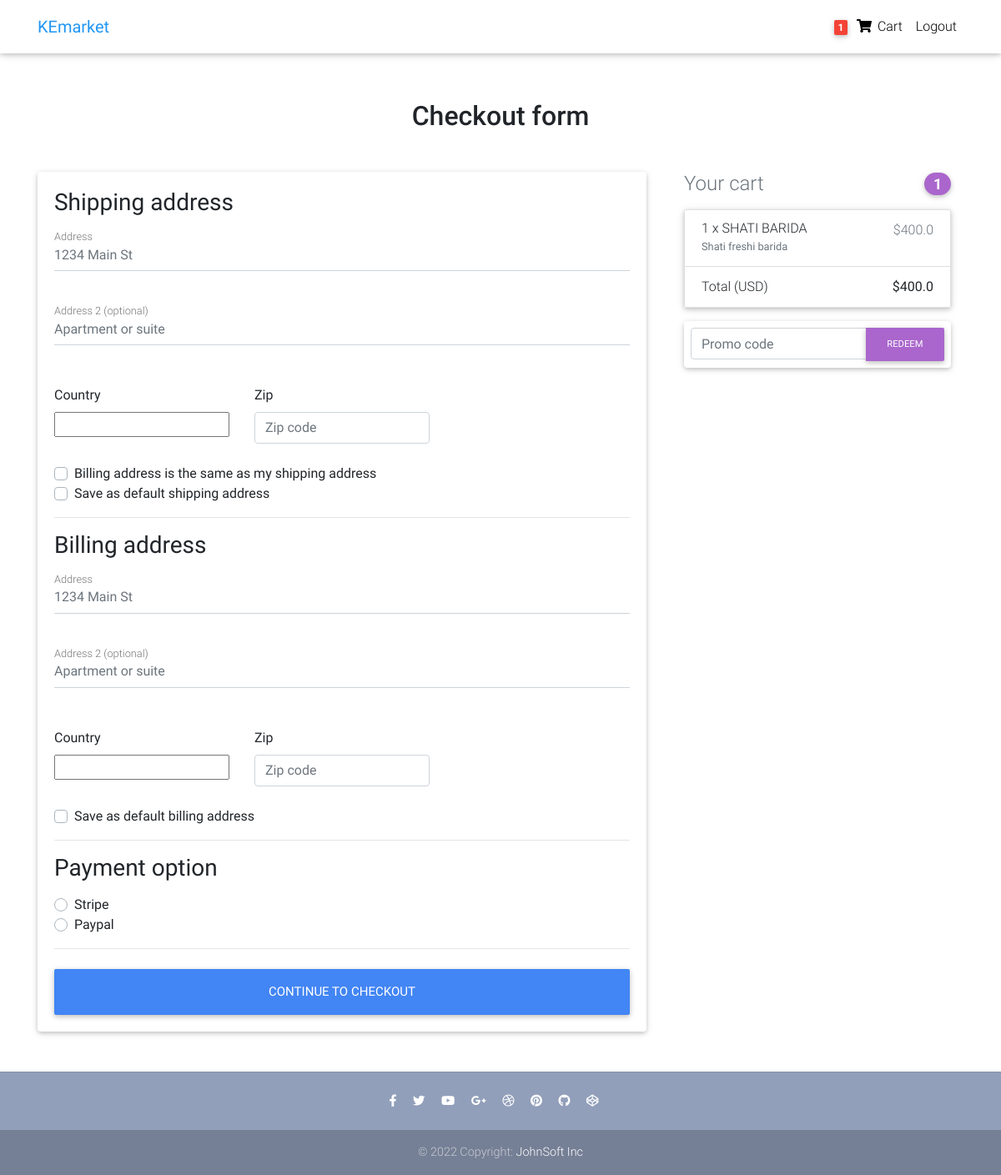
Before: /checkout/ (signed in) with the older database file.
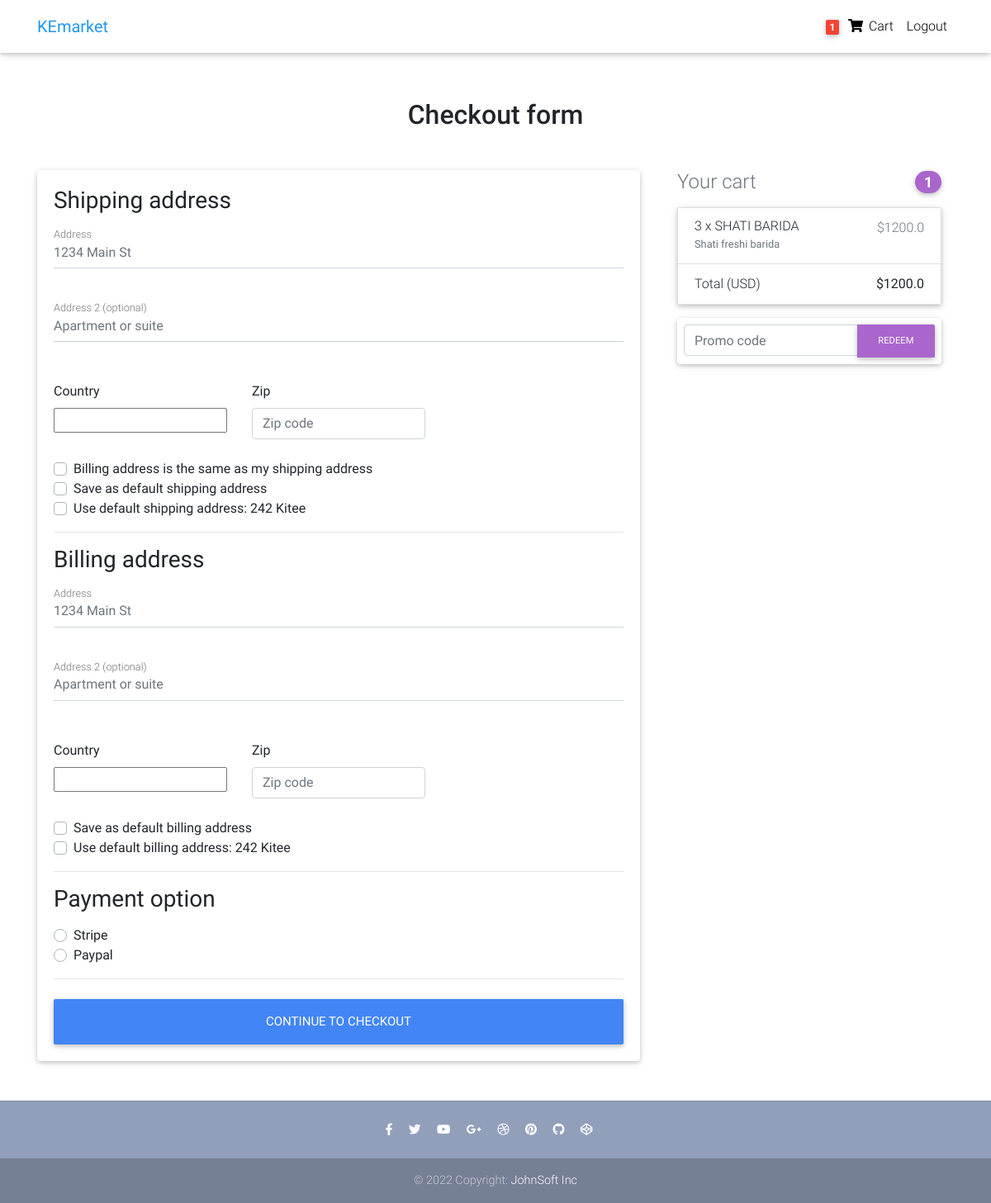
After: the same page with the newer database file.
### core/models.py (models this page shows, shortened)
class OrderItem(models.Model):
    user = models.ForeignKey(
        settings.AUTH_USER_MODEL, on_delete=models.CASCADE)
    ordered = models.BooleanField(default=False)
    item = models.ForeignKey(Item, on_delete=models.CASCADE)
    quantity = models.IntegerField(default=1)
    def get_total_item_price(self):
        return self.quantity * self.item.price
    def get_final_price(self):
        if self.item.discount_price:
            return self.get_total_item_discount_price()
        return self.get_total_item_price()

class Item(models.Model):
    title = models.CharField(max_length=100)
    price = models.FloatField()
    discount_price = models.FloatField(blank=True, null=True)
    category = models.CharField(choices=CATEGORY_CHOICES, max_length=2)
    label = models.CharField(choices=LABEL_CHOICES, max_length=2)
    slug = models.SlugField()
    description = models.TextField()
    image = models.ImageField()

class Order(models.Model):
    user = models.ForeignKey(
        settings.AUTH_USER_MODEL, on_delete=models.CASCADE)
    ref_code = models.CharField(max_length=20, blank=True, null=True)
    items = models.ManyToManyField(OrderItem)
    start_date = models.DateTimeField(auto_now_add=True)
    ordered_date = models.DateTimeField()
    ordered = models.BooleanField(default=False)
    billing_address = models.ForeignKey(
        'Address', related_name='billing_address', on_delete=models.SET_NULL, blank=True, null=True)
    shipping_address = models.ForeignKey(
        'Address', related_name='shipping_address', on_delete=models.SET_NULL, blank=True, null=True)
    payment = models.ForeignKey(
        'Payment', on_delete=models.SET_NULL, blank=True, null=True)
    coupon = models.ForeignKey(
        'Coupon', on_delete=models.SET_NULL, blank=True, null=True)
    being_delivered = models.BooleanField(default=False)
    received = models.BooleanField(default=False)
    refund_requested = models.BooleanField(default=False)
    refund_granted = models.BooleanField(default=False)
    '''
    Process flow:
    1. Adding item to the cart.
    2. Checkout - adding a billing address. (check for failed checkouts)
    3. Payment.
    (Preprocessing, processing, packaging etc)
    4. Track if order is being delivered.
    5. Track if order has been received.
    6. Refunds.
    '''
    def get_total_price(self):
        total = 0
        for order_item in self.items.all():
            total+=order_item.get_final_price()
        if self.coupon:
            total-=self.coupon.amount
        return total

class Address(models.Model):
    user = models.ForeignKey(
        settings.AUTH_USER_MODEL, on_delete=models.CASCADE)
    street_address = models.CharField(max_length=100)
    apartment_address = models.CharField(max_length=100)
    country = CountryField(multiple=False)
    zip = models.CharField(max_length=100)
    address_type = models.CharField(max_length=1, choices=ADDRESS_CHOICES)
    default = models.BooleanField(default=False)
    class Meta:
        verbose_name_plural = 'Addresses'

### core/views.py (the view, shortened to what this page needs)
# urls.py: path('checkout/', CheckoutView.as_view(), name='checkout'),
class CheckoutView(View):
    def get(self, *args, **kwargs):
        try:
            order = Order.objects.get(user=self.request.user, ordered=False)
            form = CheckOutForm()
            context = {
                'form': form,
                'couponform': CouponForm(),
                'order': order,
                'DISPLAY_COUPON_FORM': True
            }
            shipping_address_qs = Address.objects.filter(
                user=self.request.user,
                address_type='S',
                default=True
            )
            if shipping_address_qs.exists():
                context.update(
                    {'default_shipping_address': shipping_address_qs[0]}
                )
            billing_address_qs = Address.objects.filter(
                user=self.request.user,
                address_type='B',
                default=True
            )
            if billing_address_qs.exists():
                context.update(
                    {'default_billing_address': billing_address_qs[0]}
                )
            return render(self.request, "checkout-page.html", context)
        except ObjectDoesNotExist:
            messages.info(request, "You do not have an active order.")
            return redirect("core:checkout")

### core/forms.py
class CheckOutForm(forms.Form):
    shipping_address = forms.CharField(required=False)
    shipping_address2 = forms.CharField(required=False)
    shipping_country = CountryField(blank_label='(select country)').formfield(
        required=False,
        widget=CountrySelectWidget(attrs={
        'class': 'custom-select d-block w-100'}))
    shipping_zip = forms.CharField(required=False)
    billing_address = forms.CharField(required=False)
    billing_address2 = forms.CharField(required=False)
    billing_country = CountryField(blank_label='(select country)').formfield(
        required=False,
        widget=CountrySelectWidget(attrs={
        'class': 'custom-select d-block w-100'}))
    billing_zip = forms.CharField(required=False)
    same_billing_address = forms.BooleanField(required=False)
    set_default_shipping = forms.BooleanField(required=False)
    use_default_shipping = forms.BooleanField(required=False)
    set_default_billing = forms.BooleanField(required=False)
    use_default_billing = forms.BooleanField(required=False)
    payment_option = forms.ChoiceField(
        widget=forms.RadioSelect(), choices=PAYMENT_CHOICES)

### templates/checkout-page.html (shortened to what the changed rows need)
{% extends "base.html" %}
{% load crispy_forms_tags %}
{% block content %}
  <main >
    <div class="container wow fadeIn">
      <h2 class="my-5 h2 text-center">Checkout form</h2>
      <div class="row">
        <div class="col-md-8 mb-4">
          <div class="card">
            <form method="POST" class="card-body">
              {% if default_shipping_address %}
              <div class="custom-control custom-checkbox">
                <label class="custom-control-label" for="use_default_shipping">Use default shipping address: {{ default_shipping_address.street_address|truncatechars:10 }}</label>
              </div>
              {% endif %}
              {% if default_billing_address %}
              <div class="custom-control custom-checkbox">
                <label class="custom-control-label" for="use_default_billing">Use default billing address: {{ default_billing_address.street_address|truncatechars:10 }}</label>
              </div>
              {% endif %}
            </form>
          </div>
        </div>
        <div class="col-md-4 mb-4">
          {% include "order_snippet.html" %}
        </div>
      </div>
    </div>
  </main>
{% endblock content %}

### templates/order_snippet.html (shortened to what this page needs)
<div class="col-md-12 mb-4">
    <h4 class="d-flex justify-content-between align-items-center mb-3">
    <span class="text-muted">Your cart</span>
    <span class="badge badge-secondary badge-pill">{{ order.items.count }}</span>
    </h4>
    <ul class="list-group mb-3 z-depth-1">
    {% for order_item in order.items.all %}
    <li class="list-group-item d-flex justify-content-between lh-condensed">
        <div>
        <h6 class="my-0">{{ order_item.quantity }} x {{ order_item.item.title}}</h6>
        <small class="text-muted">{{ order_item.item.description}}</small>
        </div>
        <span class="text-muted">${{ order_item.get_final_price }}</span>
    </li>
    {% endfor %}
    <li class="list-group-item d-flex justify-content-between">
        <span>Total (USD)</span>
        <strong>${{ order.get_total_price }}</strong>
    </li>
    </ul>
    {% if DISPLAY_COUPON_FORM %}
    <form class="card p-2" action="{% url 'core:add-coupon' %}" method="POST">
        <div class="input-group">
            {{ couponform.code }}
            <div class="input-group-append">
            <button class="btn btn-secondary btn-md waves-effect m-0" type="submit">Redeem</button>
            </div>
        </div>
    </form>
    {% endif %}
</div>

Changed rows visible on the page:
added Address: street_address "242 Kitee"
added Address: street_address "242 Kitee"
changed Order id 1: get_total_price "400.0" → "1200.0"
changed OrderItem "SHATI BARIDA": quantity "1" → "3"; get_final_price "400.0" → "1200.0"
Other visible differences:
text now shown: "Use default shipping address: Use default billing address:"
